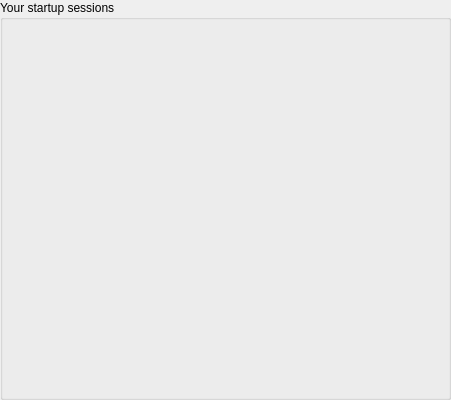
<?xml version="1.0" encoding="UTF-8"?>
<ui version="4.0">
 <class>AutostartSettings</class>
 <widget class="QWidget" name="AutostartSettings">
  <property name="geometry">
   <rect>
    <x>0</x>
    <y>0</y>
    <width>451</width>
    <height>400</height>
   </rect>
  </property>
  <layout class="QVBoxLayout" name="verticalLayout">
   <property name="leftMargin">
    <number>0</number>
   </property>
   <property name="topMargin">
    <number>0</number>
   </property>
   <property name="rightMargin">
    <number>0</number>
   </property>
   <property name="bottomMargin">
    <number>0</number>
   </property>
   <item>
    <widget class="QGroupBox" name="autostartGroupbox">
     <property name="title">
      <string comment="@title:group Group box label">Your startup sessions</string>
     </property>
     <layout class="QGridLayout" name="gridLayout">
      <item row="0" column="1">
       <widget class="KEditListWidget" name="kcfg_SessionList"/>
      </item>
     </layout>
    </widget>
   </item>
  </layout>
 </widget>
 <customwidgets>
  <customwidget>
   <class>KEditListWidget</class>
   <extends>QWidget</extends>
   <header>keditlistwidget.h</header>
   <container>1</container>
  </customwidget>
 </customwidgets>
 <resources/>
 <connections/>
</ui>
